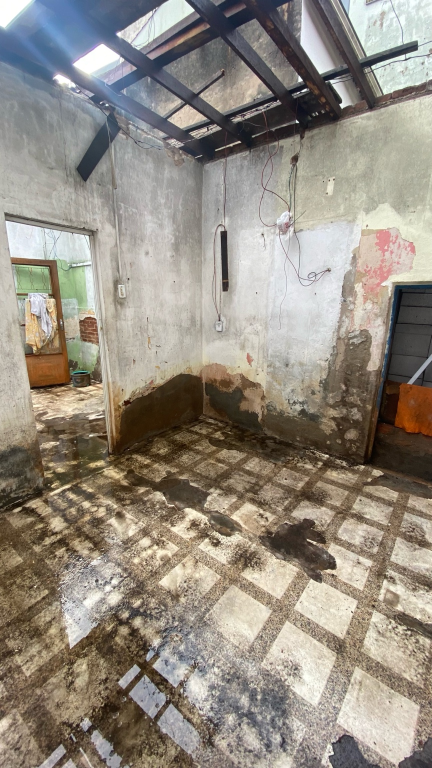
#> input picture room1.jpeg, 864 x 1536 px (shown at 1/2 size)
$ python apply_tile.py
#> lines starting #> are read from the running program, lines starting #| are printed output that depends on the picture
from PIL import Image

room_img_1 = Image.open('room1.jpeg')
#> room_img_1 is the input picture: PIL image 864x1536 RGB; mean R, G, B 148.1, 140.4, 129.4
room_img_2 = Image.open('room2.jpeg')
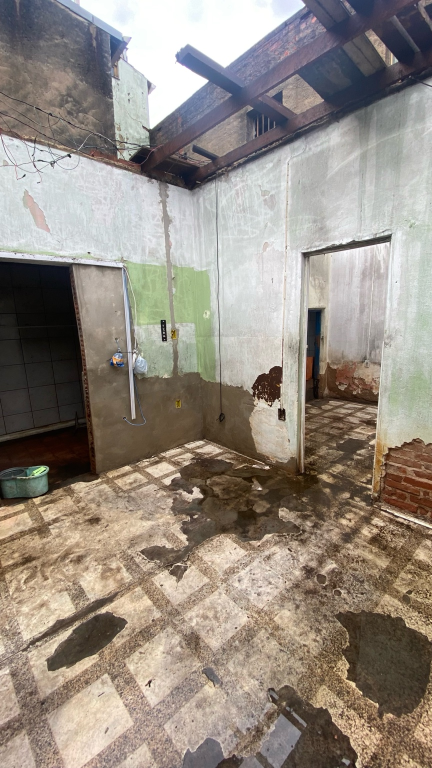
#> input picture room2.jpeg, 864 x 1536 px (shown at 1/2 size)
#> room_img_2 is the input picture: PIL image 864x1536 RGB; mean R, G, B 148.5, 139.4, 129.7
tile_img = Image.open('tile.jpeg')
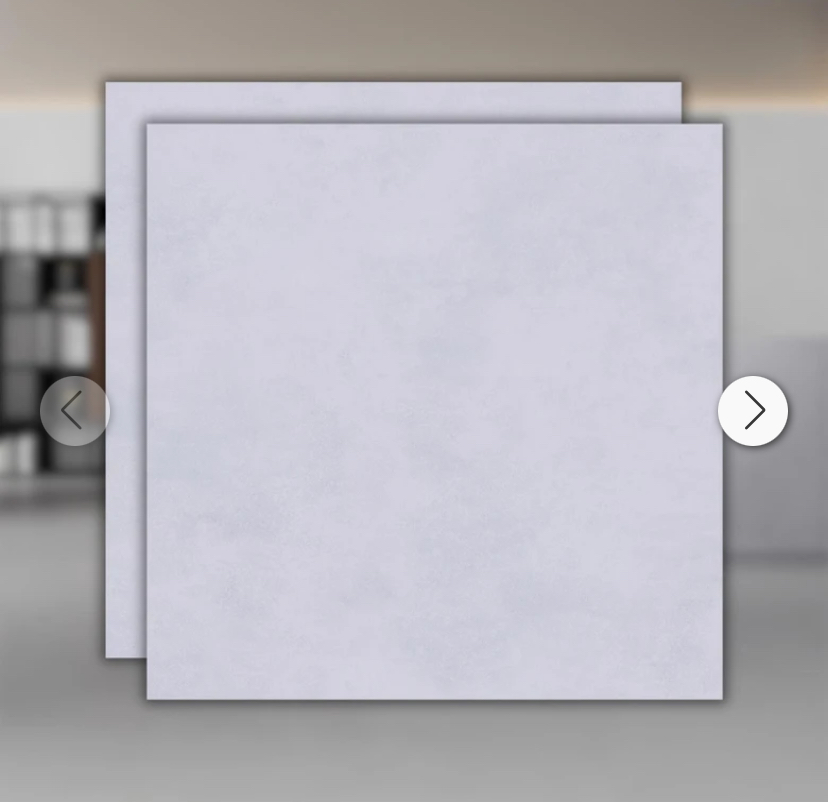
#> input picture tile.jpeg, 828 x 802 px
#> tile_img is the input picture: PIL image 828x802 RGB; mean R, G, B 182.9, 181.1, 187.6

tile_size = (90, 90)
tile_img = tile_img.resize(tile_size)
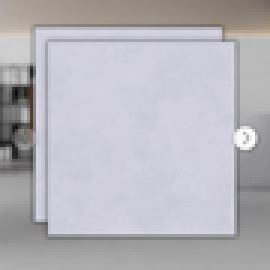
#> tile_img: PIL image 90x90 RGB (shown 3 times larger); mean R, G, B 182.9, 181.1, 187.6

room_area = 28.07
tile_area = 0.81


def create_tiled_floor(image, tile, room_size):
#> called with room_size = 28.07
    room_width, room_height = image.size
#> room_width = 864; room_height = 1536
    tile_width, tile_height = tile.size
#> tile_width = 90; tile_height = 90

    num_tiles_horizontal = room_width // tile_width + 1
#> num_tiles_horizontal = 10
    num_tiles_vertical = room_height // tile_height + 1
#> num_tiles_vertical = 18

    tiled_floor = Image.new('RGB', (room_width, room_height))
#> tiled_floor: PIL image 864x1536 RGB; every value is 0

    for i in range(num_tiles_horizontal):
        for j in range(num_tiles_vertical):
            tiled_floor.paste(tile, (i * tile_width, j * tile_height))
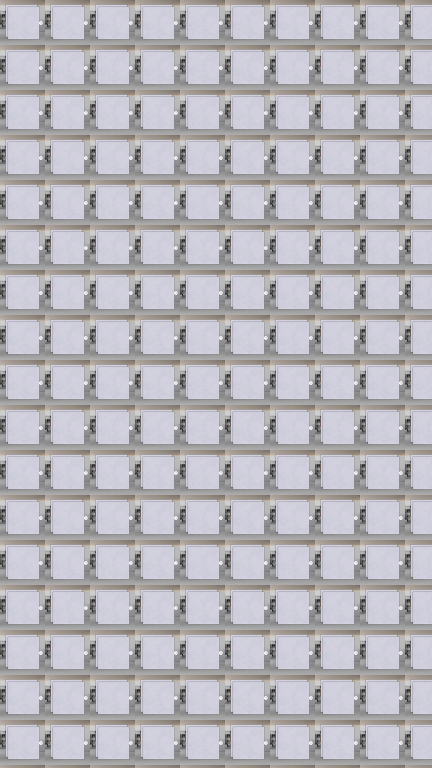
#> tiled_floor: PIL image 864x1536 RGB (shown at 1/2 size); mean R, G, B 182.8, 180.9, 187.4

    return tiled_floor


tiled_floor_1 = create_tiled_floor(room_img_1, tile_img, room_area)
tiled_floor_2 = create_tiled_floor(room_img_2, tile_img, room_area)

room_with_tiles_1 = Image.blend(room_img_1, tiled_floor_1, alpha=0.5)
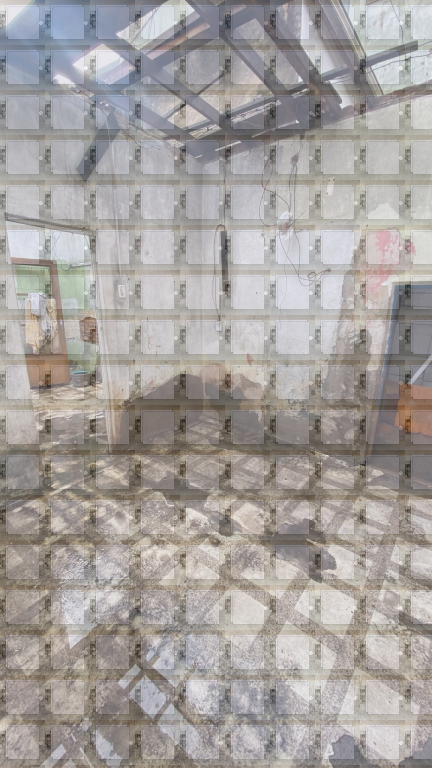
#> room_with_tiles_1: PIL image 864x1536 RGB (shown at 1/2 size); mean R, G, B 165.2, 160.4, 158.1
room_with_tiles_2 = Image.blend(room_img_2, tiled_floor_2, alpha=0.5)
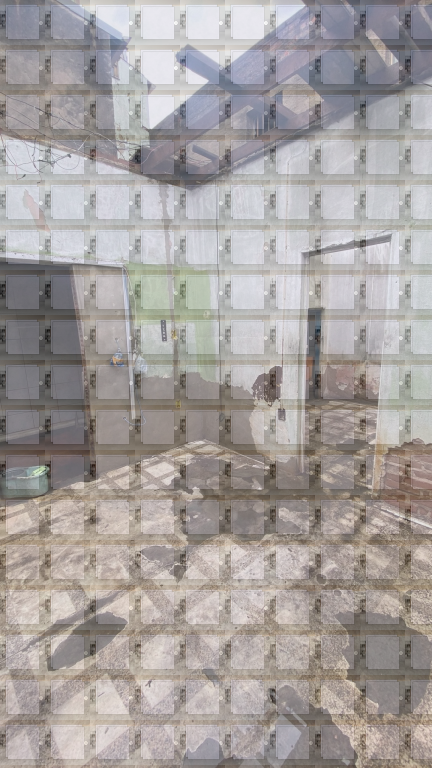
#> room_with_tiles_2: PIL image 864x1536 RGB (shown at 1/2 size); mean R, G, B 165.4, 159.9, 158.3

room_with_tiles_1.save('room_with_tiles_1.jpeg')
room_with_tiles_2.save('room_with_tiles_2.jpeg')

room_with_tiles_1.show()
room_with_tiles_2.show()
